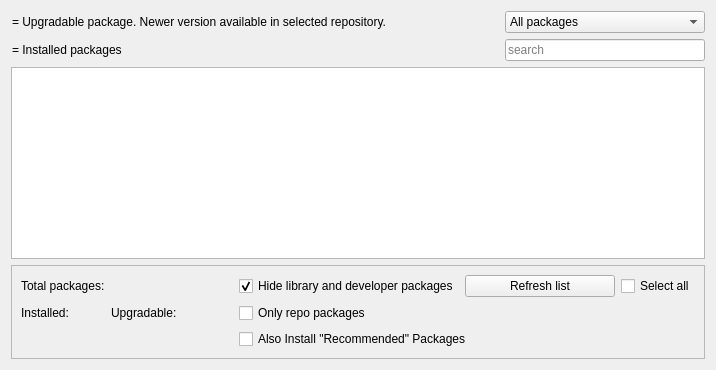
     <widget class="QWidget" name="tabBackports">
      <property name="sizePolicy">
       <sizepolicy hsizetype="Preferred" vsizetype="Expanding">
        <horstretch>0</horstretch>
        <verstretch>0</verstretch>
       </sizepolicy>
      </property>
      <attribute name="title">
       <string>Debian Backports</string>
      </attribute>
      <layout class="QGridLayout" name="gridLayout_4">
       <item row="0" column="0">
        <widget class="QPushButton" name="iconUpgradable_3">
         <property name="enabled">
          <bool>true</bool>
         </property>
         <property name="sizePolicy">
          <sizepolicy hsizetype="Preferred" vsizetype="Preferred">
           <horstretch>0</horstretch>
           <verstretch>0</verstretch>
          </sizepolicy>
         </property>
         <property name="focusPolicy">
          <enum>Qt::FocusPolicy::NoFocus</enum>
         </property>
         <property name="styleSheet">
          <string notr="true">text-align: left</string>
         </property>
         <property name="text">
          <string>= Upgradable package. Newer version available in selected repository.</string>
         </property>
         <property name="icon">
          <iconset theme="package-installed-outdated"/>
         </property>
         <property name="autoDefault">
          <bool>false</bool>
         </property>
         <property name="flat">
          <bool>true</bool>
         </property>
        </widget>
       </item>
       <item row="0" column="1">
        <widget class="QPushButton" name="icon_3">
         <property name="enabled">
          <bool>true</bool>
         </property>
         <property name="sizePolicy">
          <sizepolicy hsizetype="Fixed" vsizetype="Fixed">
           <horstretch>0</horstretch>
           <verstretch>0</verstretch>
          </sizepolicy>
         </property>
         <property name="maximumSize">
          <size>
           <width>24</width>
           <height>16777215</height>
          </size>
         </property>
         <property name="text">
          <string/>
         </property>
         <property name="iconSize">
          <size>
           <width>16</width>
           <height>16</height>
          </size>
         </property>
         <property name="shortcut">
          <string notr="true"/>
         </property>
         <property name="autoDefault">
          <bool>false</bool>
         </property>
         <property name="flat">
          <bool>true</bool>
         </property>
        </widget>
       </item>
       <item row="3" column="0" colspan="5">
        <widget class="QFrame" name="frame_3">
         <property name="frameShape">
          <enum>QFrame::Shape::StyledPanel</enum>
         </property>
         <property name="frameShadow">
          <enum>QFrame::Shadow::Raised</enum>
         </property>
         <layout class="QHBoxLayout" name="horizontalLayout_2">
          <item>
           <layout class="QGridLayout" name="gridLayout_10">
            <item row="1" column="3" colspan="2">
             <widget class="QLabel" name="labelUpgradable_3">
              <property name="text">
               <string>Upgradable:</string>
              </property>
             </widget>
            </item>
            <item row="1" column="0">
             <widget class="QLabel" name="labelInstalled_3">
              <property name="text">
               <string>Installed:</string>
              </property>
             </widget>
            </item>
            <item row="1" column="5">
             <widget class="QLabel" name="labelNumUpgrBP">
              <property name="text">
               <string/>
              </property>
             </widget>
            </item>
            <item row="1" column="1">
             <widget class="QLabel" name="labelNumInstBP">
              <property name="text">
               <string/>
              </property>
             </widget>
            </item>
            <item row="0" column="0" colspan="3">
             <widget class="QLabel" name="labelTotalApps_3">
              <property name="text">
               <string>Total packages:</string>
              </property>
             </widget>
            </item>
            <item row="0" column="7">
             <widget class="QCheckBox" name="checkHideLibsBP">
              <property name="text">
               <string>Hide library and developer packages</string>
              </property>
              <property name="checked">
               <bool>true</bool>
              </property>
             </widget>
            </item>
            <item row="1" column="7" colspan="2">
             <widget class="QCheckBox" name="checkRepoOnlyBP">
              <property name="text">
               <string>Only repo packages</string>
              </property>
             </widget>
            </item>
            <item row="0" column="3">
             <widget class="QLabel" name="labelNumApps_3">
              <property name="text">
               <string/>
              </property>
             </widget>
            </item>
            <item row="1" column="2">
             <spacer name="horizontalSpacer_11">
              <property name="orientation">
               <enum>Qt::Orientation::Horizontal</enum>
              </property>
              <property name="sizeType">
               <enum>QSizePolicy::Policy::Preferred</enum>
              </property>
              <property name="sizeHint" stdset="0">
               <size>
                <width>17</width>
                <height>17</height>
               </size>
              </property>
             </spacer>
            </item>
            <item row="2" column="7" colspan="2">
             <widget class="QCheckBox" name="checkBoxInstallRecommendsBP">
              <property name="text">
               <string>Also Install &quot;Recommended&quot; Packages</string>
              </property>
             </widget>
            </item>
            <item row="0" column="8">
             <widget class="QPushButton" name="pushForceUpdateBP">
              <property name="minimumSize">
               <size>
                <width>150</width>
                <height>0</height>
               </size>
              </property>
              <property name="maximumSize">
               <size>
                <width>200</width>
                <height>16777215</height>
               </size>
              </property>
              <property name="text">
               <string>Refresh list</string>
              </property>
              <property name="icon">
               <iconset theme="reload"/>
              </property>
              <property name="autoDefault">
               <bool>false</bool>
              </property>
             </widget>
            </item>
            <item row="0" column="9">
             <widget class="QCheckBox" name="checkSelectAllBP">
              <property name="text">
               <string>Select all</string>
              </property>
              <property name="visible">
               <bool>false</bool>
              </property>
             </widget>
            </item>
            <item row="1" column="6">
             <spacer name="horizontalSpacer_12">
              <property name="orientation">
               <enum>Qt::Orientation::Horizontal</enum>
              </property>
              <property name="sizeHint" stdset="0">
               <size>
                <width>37</width>
                <height>17</height>
               </size>
              </property>
             </spacer>
            </item>
            <item row="0" column="4" colspan="3">
             <spacer name="horizontalSpacer_10">
              <property name="orientation">
               <enum>Qt::Orientation::Horizontal</enum>
              </property>
              <property name="sizeType">
               <enum>QSizePolicy::Policy::Preferred</enum>
              </property>
              <property name="sizeHint" stdset="0">
               <size>
                <width>17</width>
                <height>17</height>
               </size>
              </property>
             </spacer>
            </item>
           </layout>
          </item>
         </layout>
        </widget>
       </item>
       <item row="2" column="0" colspan="5">
        <widget class="QTreeView" name="treeBackports">
         <property name="sortingEnabled">
          <bool>true</bool>
         </property>
        </widget>
       </item>
       <item row="1" column="4">
        <widget class="QLineEdit" name="searchBoxBP">
         <property name="minimumSize">
          <size>
           <width>150</width>
           <height>0</height>
          </size>
         </property>
         <property name="maximumSize">
          <size>
           <width>200</width>
           <height>16777215</height>
          </size>
         </property>
         <property name="placeholderText">
          <string>search</string>
         </property>
         <property name="clearButtonEnabled">
          <bool>true</bool>
         </property>
        </widget>
       </item>
       <item row="0" column="4">
        <widget class="QComboBox" name="comboFilterBP">
         <property name="enabled">
          <bool>true</bool>
         </property>
         <property name="minimumSize">
          <size>
           <width>150</width>
           <height>0</height>
          </size>
         </property>
         <property name="maximumSize">
          <size>
           <width>200</width>
           <height>16777215</height>
          </size>
         </property>
         <property name="font">
          <font>
           <kerning>true</kerning>
          </font>
         </property>
         <property name="toolTip">
          <string>&lt;html&gt;&lt;head/&gt;&lt;body&gt;&lt;p&gt;Filter packages according to their status.&lt;/p&gt;&lt;/body&gt;&lt;/html&gt;</string>
         </property>
         <property name="currentText">
          <string>All packages</string>
         </property>
         <item>
          <property name="text">
           <string>All packages</string>
          </property>
         </item>
         <item>
          <property name="text">
           <string>Installed</string>
          </property>
         </item>
         <item>
          <property name="text">
           <string>Upgradable</string>
          </property>
         </item>
         <item>
          <property name="text">
           <string>Not installed</string>
          </property>
         </item>
         <item>
          <property name="text">
           <string>Autoremovable</string>
          </property>
         </item>
        </widget>
       </item>
       <item row="1" column="0" colspan="4">
        <widget class="QPushButton" name="iconInstalledPackages_3">
         <property name="enabled">
          <bool>true</bool>
         </property>
         <property name="sizePolicy">
          <sizepolicy hsizetype="Preferred" vsizetype="Preferred">
           <horstretch>0</horstretch>
           <verstretch>0</verstretch>
          </sizepolicy>
         </property>
         <property name="focusPolicy">
          <enum>Qt::FocusPolicy::NoFocus</enum>
         </property>
         <property name="styleSheet">
          <string notr="true">text-align: left</string>
         </property>
         <property name="text">
          <string>= Installed packages</string>
         </property>
         <property name="icon">
          <iconset theme="package-installed-updated"/>
         </property>
         <property name="autoDefault">
          <bool>false</bool>
         </property>
         <property name="flat">
          <bool>true</bool>
         </property>
        </widget>
       </item>
      </layout>
     </widget>
